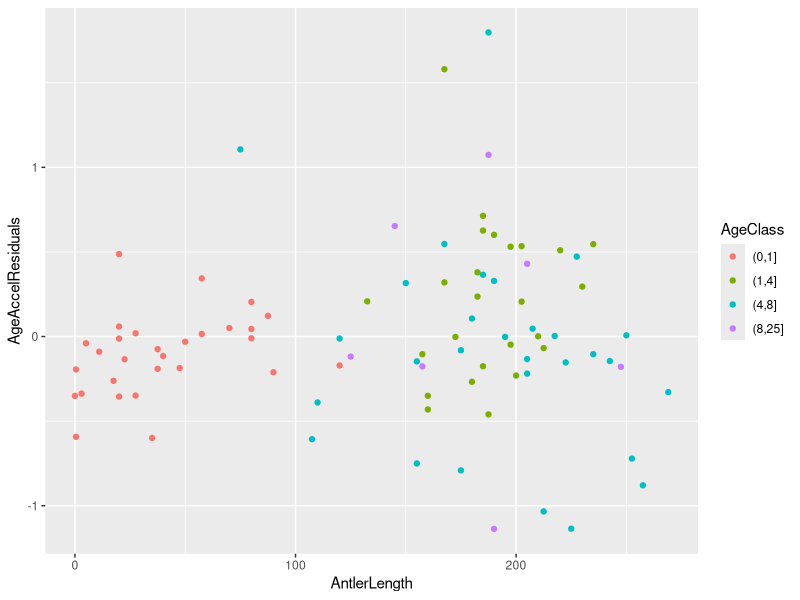

Write R code to recreate this figure.
rm(list = ls()) # nettoyage de l'environnement de travail


# Chargement du jeu de données --------------------------------------------

library(readxl) # pour charger les fichiers excel
library(tidyr)
library(tibble)
library(dplyr)
library(purrr)
library(ggplot2)
library(lme4)
library(lmerTest)


data_antler = read_excel("data/Dataset_v2.xlsx", skip = 0, na = "NA")


ggplot(data_antler,
       aes(x = AntlerLength,
           y = AgeAccelResiduals,
           color=AgeClass)) +
  geom_point()

reglm1 <- lm(AgeAccelResiduals ~ AntlerLength+ Age +Age_2+ Population+ WeightAnimal.kg+
               AntlerLength:Age +AntlerLength:Age_2 + AntlerLength:Population,  
             data=data_antler)

reglm1 %>% 
  summary()

reglm2 <- lm(AgeAccelResiduals ~ AntlerLength+ AgeClass + Population+ WeightAnimal.kg+
               AntlerLength:AgeClass + AntlerLength:Population,  
             data=data_antler)

reglm2 %>% 
  summary()
